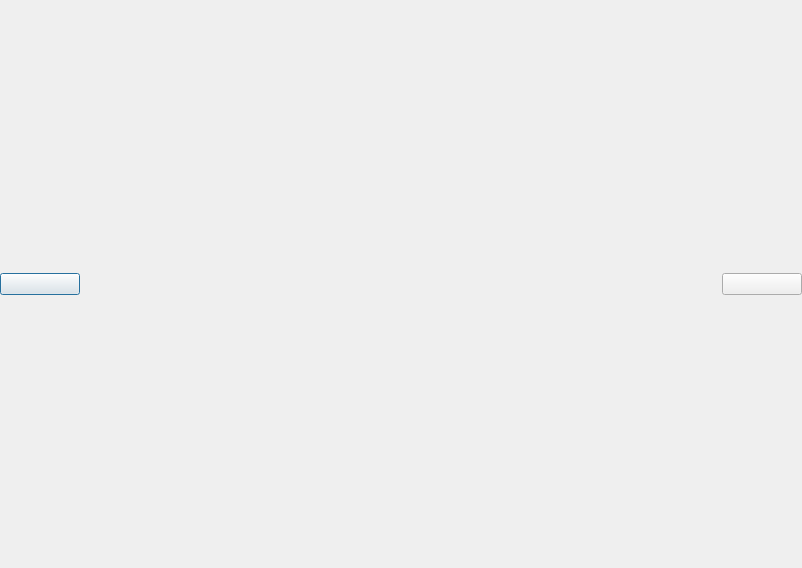
<?xml version="1.0" encoding="UTF-8"?>
<ui version="4.0">
 <class>PicShow</class>
 <widget class="QDialog" name="PicShow">
  <property name="geometry">
   <rect>
    <x>0</x>
    <y>0</y>
    <width>802</width>
    <height>568</height>
   </rect>
  </property>
  <property name="windowTitle">
   <string>Dialog</string>
  </property>
  <layout class="QHBoxLayout" name="horizontalLayout">
   <property name="spacing">
    <number>0</number>
   </property>
   <property name="leftMargin">
    <number>0</number>
   </property>
   <property name="topMargin">
    <number>0</number>
   </property>
   <property name="rightMargin">
    <number>0</number>
   </property>
   <property name="bottomMargin">
    <number>0</number>
   </property>
   <item>
    <widget class="QWidget" name="widget" native="true">
     <property name="minimumSize">
      <size>
       <width>80</width>
       <height>0</height>
      </size>
     </property>
     <property name="maximumSize">
      <size>
       <width>80</width>
       <height>16777215</height>
      </size>
     </property>
     <layout class="QVBoxLayout" name="verticalLayout">
      <property name="spacing">
       <number>0</number>
      </property>
      <property name="leftMargin">
       <number>0</number>
      </property>
      <property name="topMargin">
       <number>0</number>
      </property>
      <property name="rightMargin">
       <number>0</number>
      </property>
      <property name="bottomMargin">
       <number>0</number>
      </property>
      <item>
       <widget class="PicBtn" name="previousBtn">
        <property name="text">
         <string/>
        </property>
       </widget>
      </item>
     </layout>
    </widget>
   </item>
   <item>
    <widget class="QLabel" name="label">
     <property name="sizePolicy">
      <sizepolicy hsizetype="Expanding" vsizetype="Expanding">
       <horstretch>0</horstretch>
       <verstretch>0</verstretch>
      </sizepolicy>
     </property>
     <property name="text">
      <string/>
     </property>
     <property name="alignment">
      <set>Qt::AlignmentFlag::AlignCenter</set>
     </property>
    </widget>
   </item>
   <item>
    <widget class="QWidget" name="widget_2" native="true">
     <property name="minimumSize">
      <size>
       <width>80</width>
       <height>0</height>
      </size>
     </property>
     <property name="maximumSize">
      <size>
       <width>80</width>
       <height>16777215</height>
      </size>
     </property>
     <layout class="QVBoxLayout" name="verticalLayout_2">
      <property name="spacing">
       <number>0</number>
      </property>
      <property name="leftMargin">
       <number>0</number>
      </property>
      <property name="topMargin">
       <number>0</number>
      </property>
      <property name="rightMargin">
       <number>0</number>
      </property>
      <property name="bottomMargin">
       <number>0</number>
      </property>
      <item>
       <widget class="PicBtn" name="nextBtn">
        <property name="text">
         <string/>
        </property>
       </widget>
      </item>
     </layout>
    </widget>
   </item>
  </layout>
 </widget>
 <customwidgets>
  <customwidget>
   <class>PicBtn</class>
   <extends>QPushButton</extends>
   <header>picbtn.h</header>
  </customwidget>
 </customwidgets>
 <resources/>
 <connections/>
</ui>
